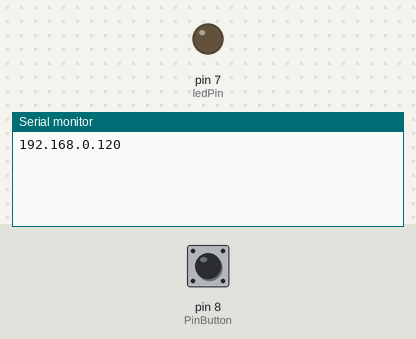
The sketch below on a simulated Arduino Uno, built with avr-gcc and run on an emulated ATmega328P. Parts: output pins drawn as LEDs (lit = HIGH), the last lines printed to the serial monitor. The test bench sets the inputs (shaded band); at power-on: pin 8 (PinButton) LOW. WiFi joins after 1.5 s; servers stay silent unless stated.

Above: at 1.2 s.
1.3 s: pin 8 (PinButton) pulled HIGH for 0.15 s
At 1.37 s:
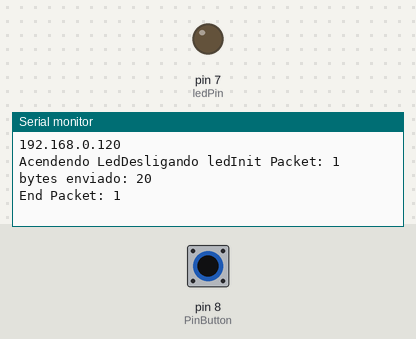
At 2.3 s:
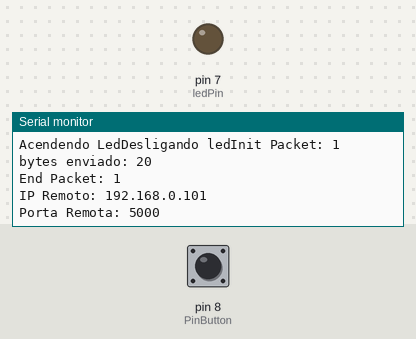

The sketch:

sketch_aug_aula2108v2.ino
```cpp
//Codigo Incial :
//Versão Inicial
//Data: 22.09.2019
//Ana Carmen Machado
//Alterações:
//23.09.2019
//24.09.2019
//25.09.2019
//26.09.2019
//28.09.2019

#include <SPI.h>
#include <UDP.h>
#include <Ethernet.h>
#include <Stream.h>
#include <Print.h>
#include <EthernetUdp.h>


// Exemplo 3 - Entradas e saídas digitais - push-button + led
// Apostila Eletrogate - KIT START
#define PinButton 8 // define pino digital D8
#define ledPin 7 // define pino digital D7
#define AGUARDE 5

byte mac[] = {0xDE, 0xAD, 0xBE, 0xEF, 0xFE, 0xED};
// Meu IP do Ethernet Shield
IPAddress ip(192, 168, 0, 120);
unsigned int localPort = 8880;

unsigned int UDPport = 5000;
IPAddress UDPServer(192, 168, 0, 101);

const int UDP_PACKET_SIZE = 48;

char packetBuffer[UDP_TX_PACKET_MAX_SIZE]; //buffer to hold incoming and outgoing packets

// A UDP instance to let us send and receive packets over UDP
EthernetUDP Udp;


void setup()
{
// Meu MAC Address do Ethernet Shield
Ethernet.begin(mac, ip);
Serial.begin(9600);
while (!Serial) {
    ; // wait for serial port to connect. Needed for native USB port only
  }

  // Check for Ethernet hardware present
  if (Ethernet.hardwareStatus() == EthernetNoHardware) {
    Serial.println("Ethernet shield was not found.  Sorry, can't run without hardware. :(");
    while (true) {
      delay(1); // do nothing, no point running without Ethernet hardware
    }
  }
  if (Ethernet.linkStatus() == LinkOFF) {
    Serial.println("Ethernet cable is not connected.");
  }

  // start UDP
Serial.println(Ethernet.localIP());
Udp.begin(localPort);

pinMode(PinButton, INPUT); // configura D8 como entrada digital
pinMode(ledPin, OUTPUT); // configura D7 como saída digital
//Serial.begin(9600); // monitor serial - velocidade 9600 Bps
//delay(10); // atraso de 100 milisegundos
}

void loop()
{
if ( digitalRead(PinButton) == HIGH) // se chave = nivel alto
{
digitalWrite(ledPin, HIGH); // liga LED com 5V
Serial.print("Acendendo Led"); // imprime no monitor serial

digitalWrite(ledPin, LOW); // desliga LED com 0V
Serial.print("Desligando led"); // imprime no monitor serial

int success;
/// enviar informação para o server
//Inicia a montagem do pacote para enviar ao host especificado
// No caso 192.168.0.90 é o IP do meu servidor(destino) e 5005 é a porta UDP

success = Udp.beginPacket(UDPServer, UDPport);
Serial.print("Init Packet: ");
Serial.println(success);

success = Udp.print("Led Vermelho Ativado"); //success recebe o numero de bytes enviados
Serial.print("bytes enviado: ");
Serial.println(success);

// Finaliza o pacote enviado, retorna 1 para sucesso e 0 para erro
success = Udp.endPacket();
Serial.print("End Packet: ");
Serial.println(success);

// Informa o IP Remoto
Serial.print("IP Remoto: ");
Serial.println(UDPServer);

// Informa a Porta Remota
Serial.print("Porta Remota: ");
Serial.println(UDPport);


// Encerra este socket
//Udp.stop();

delay(2000); //Aguarda 5s, altere AGUARDE pelo tempo em segundos

}

else // senão chave = nivel baixo

{
digitalWrite(ledPin, LOW); // desliga LED com 0V
//Serial.print("Desligando led"); // imprime no monitor serial
}


}
```

Measured:
- after the input at 1.3 s, the serial monitor: prints a new line at once (image 1)
